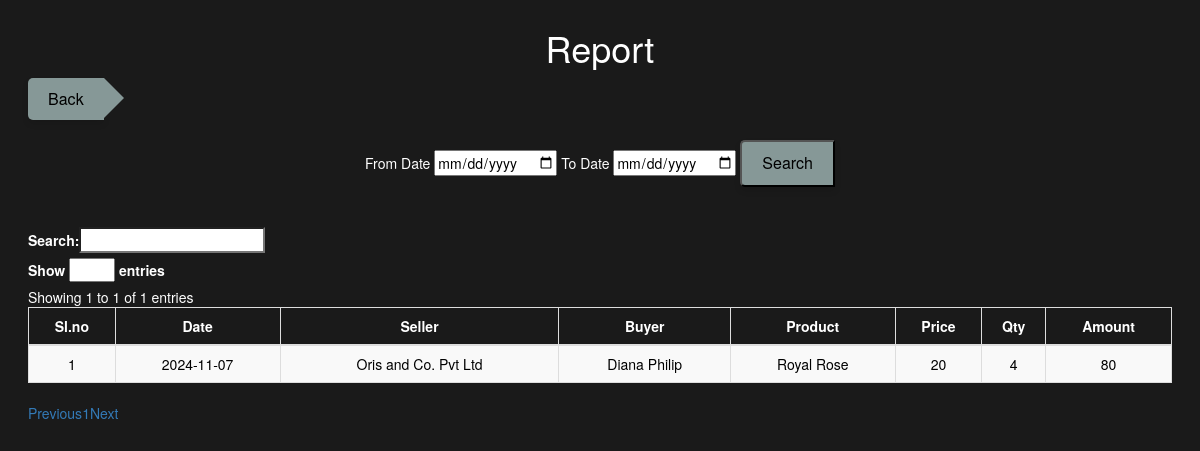
/Project/Admin/ReportList.php, run on the app's committed database.
### tables this page shows
CREATE TABLE `tbl_booking` (
  `booking_id` int(11) NOT NULL,
  `booking_date` date NOT NULL,
  `booking_status` int(11) NOT NULL DEFAULT 0,
  `user_id` int(11) NOT NULL,
  `booking_amount` varchar(50) NOT NULL
);

CREATE TABLE `tbl_shop` (
  `shop_id` int(11) NOT NULL,
  `shop_name` varchar(50) NOT NULL,
  `shop_contact` varchar(50) NOT NULL,
  `shop_email` varchar(50) NOT NULL,
  `shop_address` varchar(100) NOT NULL,
  `shop_password` varchar(50) NOT NULL,
  `shop_logo` varchar(500) NOT NULL,
  `shop_proof` varchar(500) NOT NULL,
  `shop_doj` varchar(50) NOT NULL,
  `shop_location` varchar(50) NOT NULL,
  `shop_status` int(11) DEFAULT 0
);

CREATE TABLE `tbl_user` (
  `user_id` int(11) NOT NULL,
  `user_name` varchar(50) NOT NULL,
  `user_contact` varchar(50) NOT NULL,
  `user_email` varchar(50) NOT NULL,
  `user_gender` varchar(50) NOT NULL,
  `user_address` varchar(100) NOT NULL,
  `user_dob` varchar(100) NOT NULL,
  `user_password` varchar(50) NOT NULL,
  `user_photo` varchar(200) NOT NULL,
  `place_id` int(50) NOT NULL,
  `user_doj` varchar(50) NOT NULL
);

CREATE TABLE `tbl_product` (
  `product_id` int(11) NOT NULL,
  `product_name` varchar(50) NOT NULL,
  `product_details` varchar(50) NOT NULL,
  `product_photo` varchar(500) NOT NULL,
  `product_price` int(50) NOT NULL,
  `subCategory_id` int(11) NOT NULL,
  `shop_id` int(11) NOT NULL,
  `type_id` int(11) NOT NULL
);

CREATE TABLE `tbl_cart` (
  `cart_id` int(11) NOT NULL,
  `cart_qty` int(11) DEFAULT 1,
  `cart_status` int(11) NOT NULL,
  `product_id` int(11) NOT NULL,
  `booking_id` int(11) NOT NULL
);

### Project/Admin/ReportList.php (the view, shortened to what this page needs)
<!DOCTYPE html>
<html lang="en" >
    <head>
        <link rel='stylesheet' href='https://maxcdn.bootstrapcdn.com/bootstrap/3.3.6/css/bootstrap.min.css'>
        <link rel='stylesheet' href='https://cdn.datatables.net/1.10.12/css/dataTables.bootstrap.min.css'>
        <link rel='stylesheet' href='https://cdn.datatables.net/buttons/1.2.2/css/buttons.bootstrap.min.css'>
    <body>
        <h1 align="center" id="heading">Report</h1>
        <a href="Dashboard.php" class="search">Back</a>
        <br><br>
        <form method="post" align="center">
        	From Date <input type="date" name="fdate" class="date">
            To Date <input type="date" name="tdate" class="date">
            <input type="submit" name="btn_search" value="Search" class="search">
            <br><br><br>
        </form>
        <table id="example" class="table table-striped table-bordered" cellspacing="0" width="100%">
            <thead class="head">
                <tr>
                    <th style="text-align:center">Sl.no</th>
                    <th style="text-align:center">Date</th>
                    <th style="text-align:center">Seller</th>
                    <th style="text-align:center">Buyer</th>
                    <th style="text-align:center">Product</th>
                    <th style="text-align:center">Price</th>
                    <th style="text-align:center">Qty</th>
                    <th style="text-align:center">Amount</th>
                </tr>
            </thead>
            <tbody>
			<?php
				include('../Assets/Connection/Connection.php');
				$i=0;
			 $selQry = "select * from tbl_booking b inner join tbl_cart c on b.booking_id=c.booking_id inner join tbl_product p on p.product_id=c.product_id inner join tbl_shop s on s.shop_id = p.shop_id inner join tbl_user u on u.user_id = b.user_id where true and booking_status > 0 and cart_status > 0";
				  $rs = $conn->query($selQry);
                   while($data = $rs->fetch_assoc())
				   {
					   $amt = $data["product_price"] * $data["cart_qty"];
                     $i++;
			?>
              <tr>
              	<td align="center"><?php echo $i; ?></td>
                 <td align="center"><?php echo $data["booking_date"]; ?></td>
                 <td align="center"><?php echo $data["shop_name"]; ?></td>
                 <td align="center"><?php echo $data["user_name"]; ?></td>
                 <td align="center"><?php echo $data["product_name"]; ?></td>
                 <td align="center"><?php echo $data["product_price"]; ?></td>
                 <td align="center"><?php echo $data["cart_qty"]; ?></td>
                 <td align="center"><?php echo $amt ?></td>
              </tr>
               <?php
				}
			?>
            </tbody>
        </table>
    </body>
</html>

### Project/Admin/ReportList.php (style rules this page uses)
body { background:#1a1a1a; margin:2em; color: white; }
.search { display: inline-block; background-color: #869897; color: white; padding: 10px 20px; font-size: 16px; text-align: center; text-decoration: none; position: relative; border-radius: 5px 0 0 5px; box-shadow: 0 4px 6px rgba(0, 0, 0, 0.1); transition: background-color 0.3s, transform 0.3s; }
.search::after { content: ''; position: absolute; top: 0; right: -20px; width: -155px; height: 0; border-top: 20px solid transparent; border-bottom: 20px solid transparent; border-left: 20px solid #869897; transition: border-left-color 0.4s; }
#example { color: black; }
.head { color: white; }
.date, .search { color: black; }

### data on the page
tbl_booking: booking_date "2024-11-07", tbl_shop.shop_name "Oris and Co. Pvt Ltd", user.user_name "Diana Philip", tbl_product.product_name "Royal Rose", tbl_product.product_price "20", tbl_cart.cart_qty "4", tbl_product.product_price "80"
